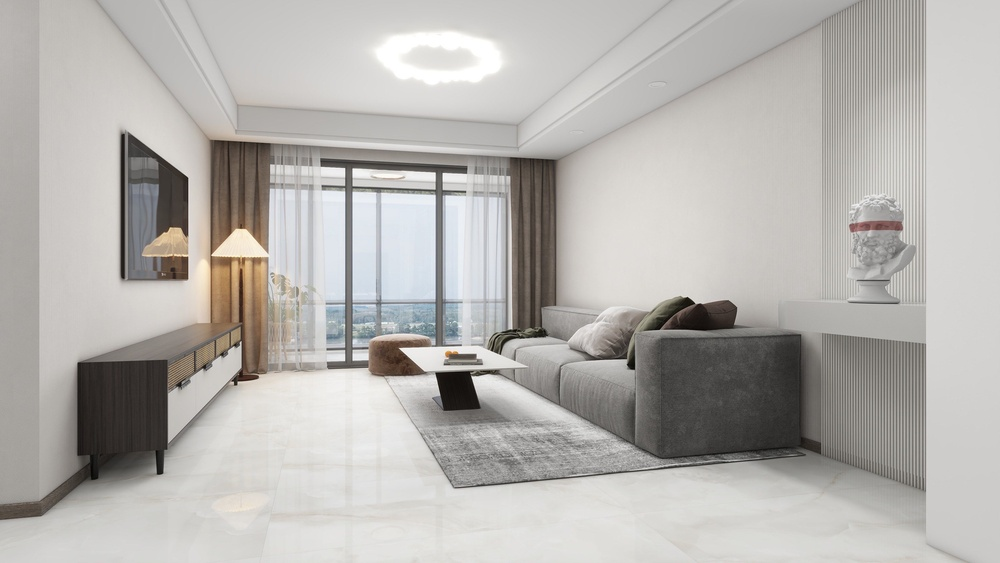
#> input picture data/raw/test012.jpg, 1000 x 563 px, shrunk from 3640 x 2048 before the run
$ python -i hsv_v2_roi.py   (imports and definitions only)
#> lines starting #> are read from the running program, lines starting #| are printed output that depends on the picture; after the words box and inside, x2 and y2 are one past the last pixel; in counts of white or black regions, pixels touching at a corner belong together
import cv2
import numpy as np

def keep_largest_component(mask):
    num_labels, labels, stats, _ = cv2.connectedComponentsWithStats(mask, 8)
    if num_labels <= 1:
        return mask
    largest = 1 + np.argmax(stats[1:, cv2.CC_STAT_AREA])
    return (labels == largest).astype(np.uint8)

def segment(image, debug=False):
#> called with debug = False
    hsv = cv2.cvtColor(image, cv2.COLOR_RGB2HSV)
#> hsv: shape (563, 1000, 3); mean H, S, V 25.1, 13.1, 181.5

    lower = np.array([0, 0, 60])
    upper = np.array([180, 80, 255])

    binary = cv2.inRange(hsv, lower, upper)
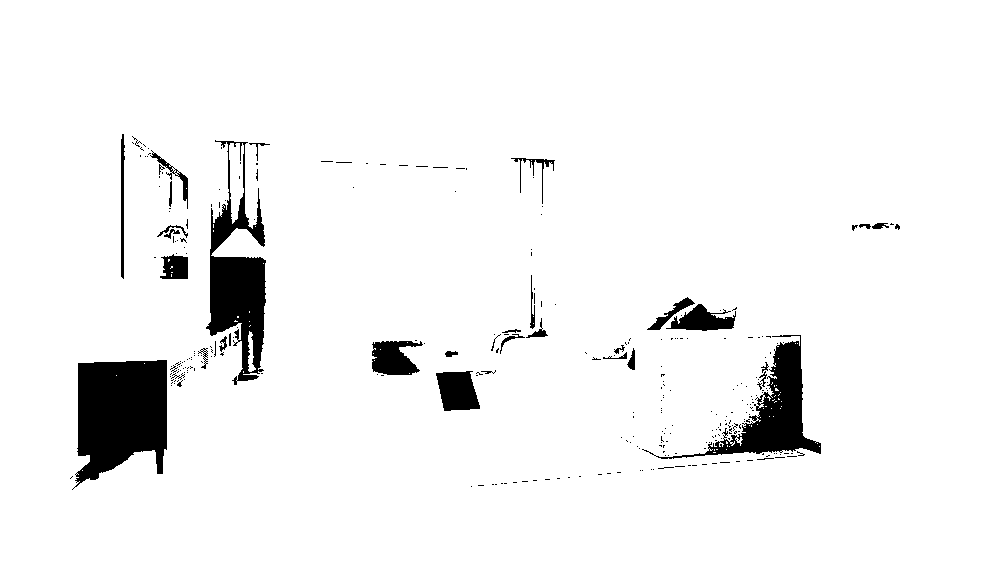
#> binary: shape (563, 1000); 95% white; 300 black regions (263 under 20 px), largest, box (x1, y1, x2, y2) and area: (72, 360, 167, 490) 9128, (206, 140, 266, 385) 6452, (642, 335, 821, 459) 5177

    kernel = np.ones((5, 5), np.uint8)
    binary = cv2.morphologyEx(binary, cv2.MORPH_OPEN, kernel)
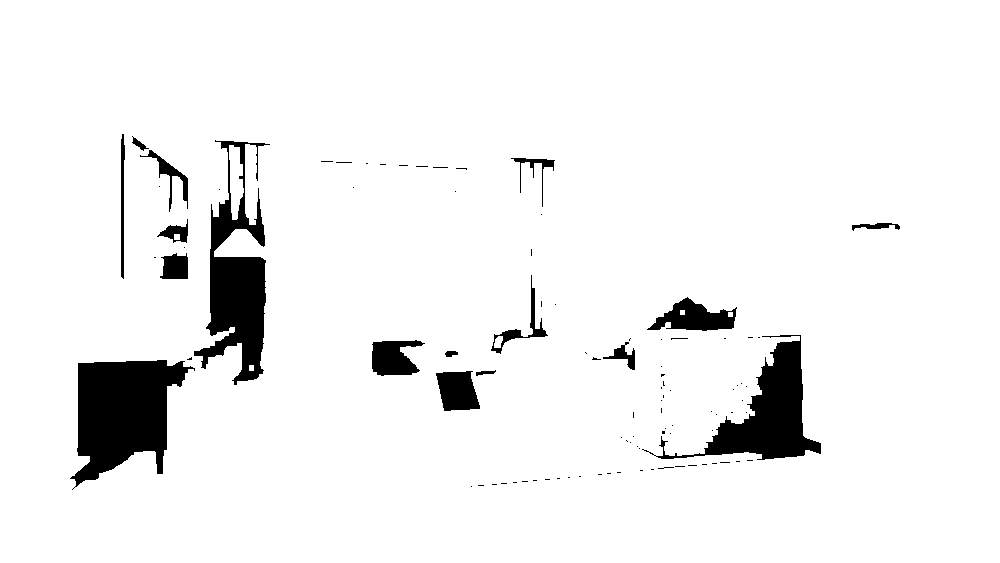
#> binary: shape (563, 1000); 94.3% white; 97 black regions (80 under 20 px), largest, box (x1, y1, x2, y2) and area: (70, 360, 195, 490) 9582, (194, 140, 270, 385) 7613, (642, 335, 821, 460) 6757
    binary = cv2.morphologyEx(binary, cv2.MORPH_CLOSE, kernel)
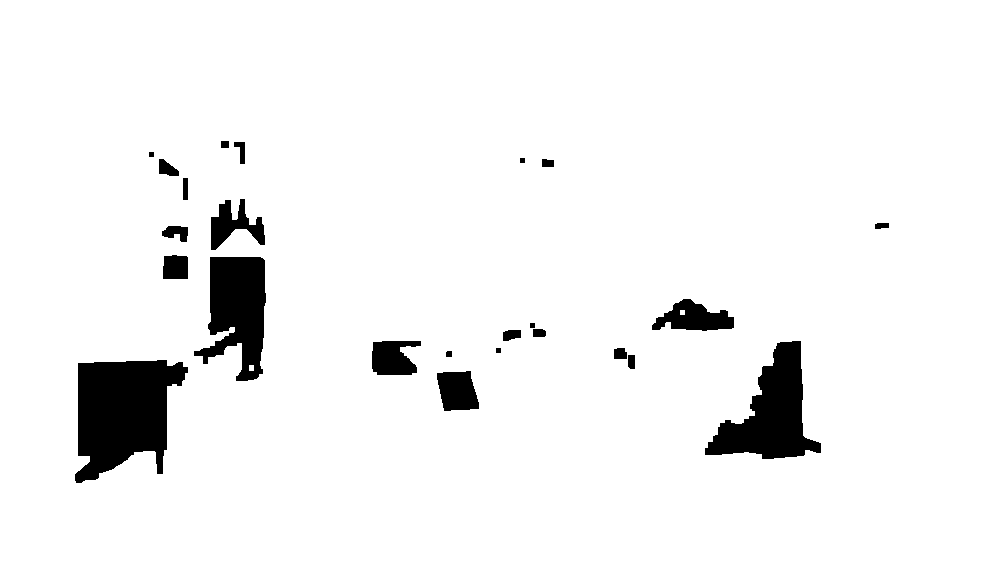
#> binary: shape (563, 1000); 94.8% white; 24 black regions, largest, box (x1, y1, x2, y2) and area: (75, 360, 188, 483) 9530, (705, 341, 821, 459) 6460, (194, 257, 266, 381) 5603

    #位置约束 ROI
    h, w = binary.shape
    roi = np.zeros_like(binary, dtype=np.uint8)
    roi[int(h * 0.4):h, int(w * 0.2):int(w * 0.8)] = 1
    binary = binary * roi
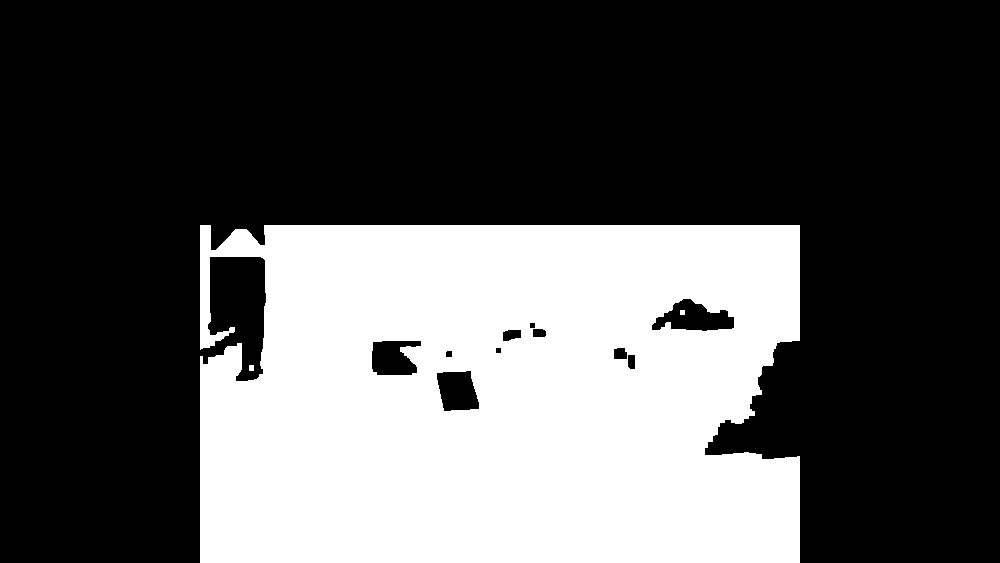
#> binary: shape (563, 1000); 33% white; 3 white regions, box (x1, y1, x2, y2) and area: (200, 225, 800, 563) 185705, (249, 365, 254, 371) 30, (680, 310, 685, 315) 25

    mask = (binary > 0).astype(np.uint8)
    mask = keep_largest_component(mask)
#> in keep_largest_component, `num_labels, labels, stats, _ = cv2.connectedComponentsWithStats(mask, 8)`:
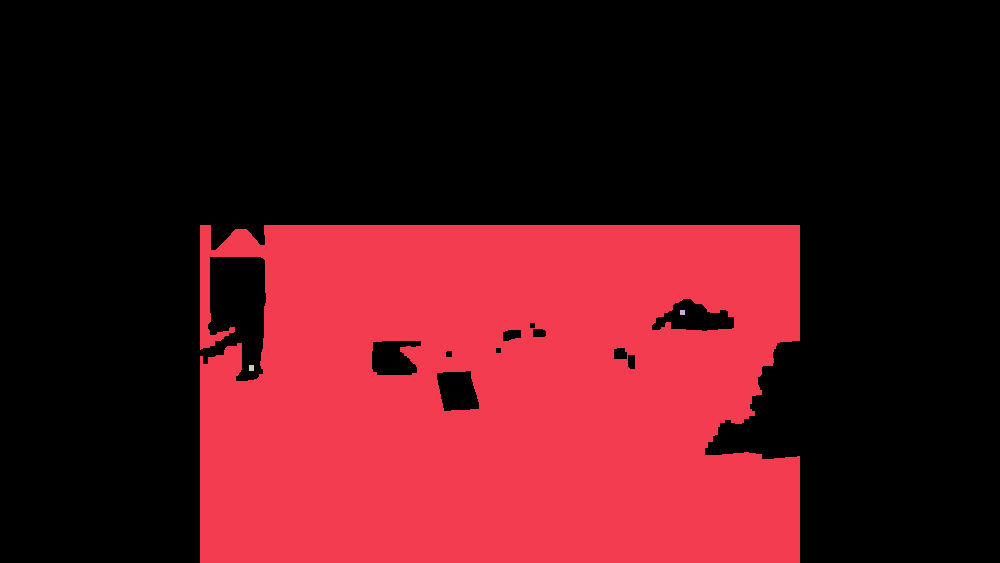
#> labels: shape (563, 1000) int32; 4 distinct labels, from 0 to 3; one colour per label, 0 black
#> in keep_largest_component, `num_labels, labels, stats, _ = cv2.connectedComponentsWithStats(mask, 8)`: num_labels = 4; stats = [[0, 0, 1000, 563, 377240], [200, 225, 600, 338, 185705], [680, 310, 5, 5, 25], [249, 365, 5, 6, 30]]
#> in keep_largest_component, `largest = 1 + np.argmax(stats[1:, cv2.CC_STAT_AREA])`: largest = 1

    if debug:
        return mask, binary
    return mask


>>> import cv2
>>> picture = cv2.cvtColor(cv2.imread('../data/raw/test012.jpg'), cv2.COLOR_BGR2RGB)
>>> result = segment(picture)

$ run again, on data/raw/test013.jpg
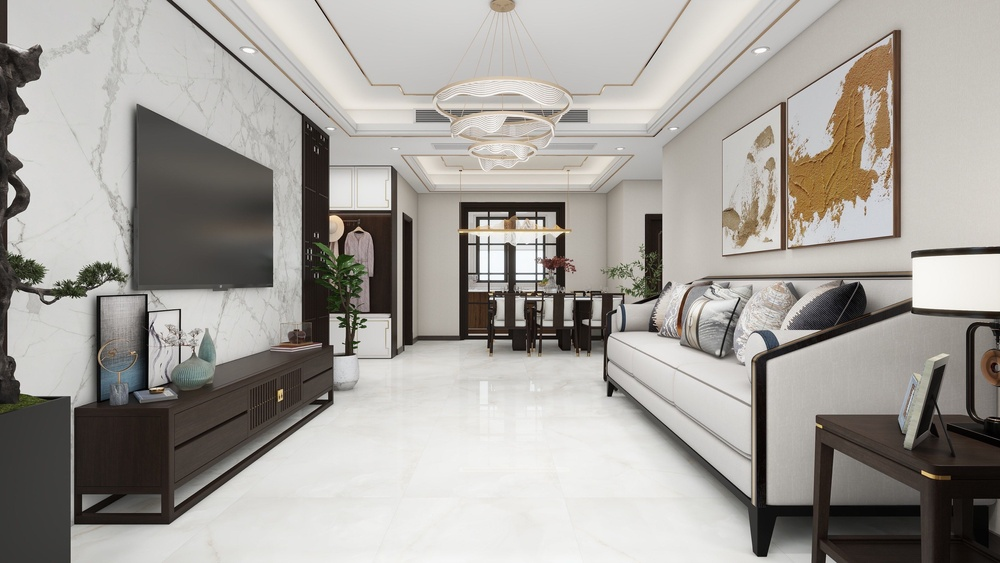
#> input picture data/raw/test013.jpg, 1000 x 563 px, shrunk from 3640 x 2048 before the run
#> hsv: shape (563, 1000, 3); mean H, S, V 24.8, 23.3, 163.2
#> mask: shape (563, 1000); values 0 (black) and 1 (white), 31.4% white; 4 white regions, box (x1, y1, x2, y2) and area: (200, 225, 800, 563) 171321, (766, 349, 800, 505) 5113, (494, 297, 505, 327) 293, (332, 247, 339, 256) 57
#> in keep_largest_component, `num_labels, labels, stats, _ = cv2.connectedComponentsWithStats(mask, 8)`:
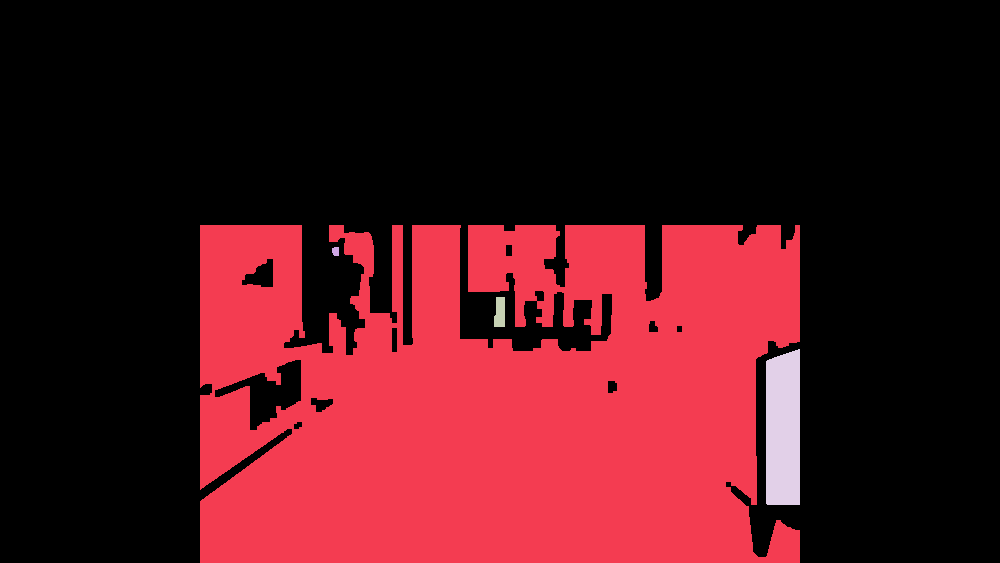
#> labels: shape (563, 1000) int32; 5 distinct labels, from 0 to 4; one colour per label, 0 black
#> num_labels = 5; stats = [[0, 0, 1000, 563, 386216], [200, 225, 600, 338, 171321], [332, 247, 7, 9, 57], [494, 297, 11, 30, 293], [766, 349, 34, 156, 5113]]
#> largest = 1
#> in keep_largest_component, `return (labels == largest).astype(np.uint8)`:
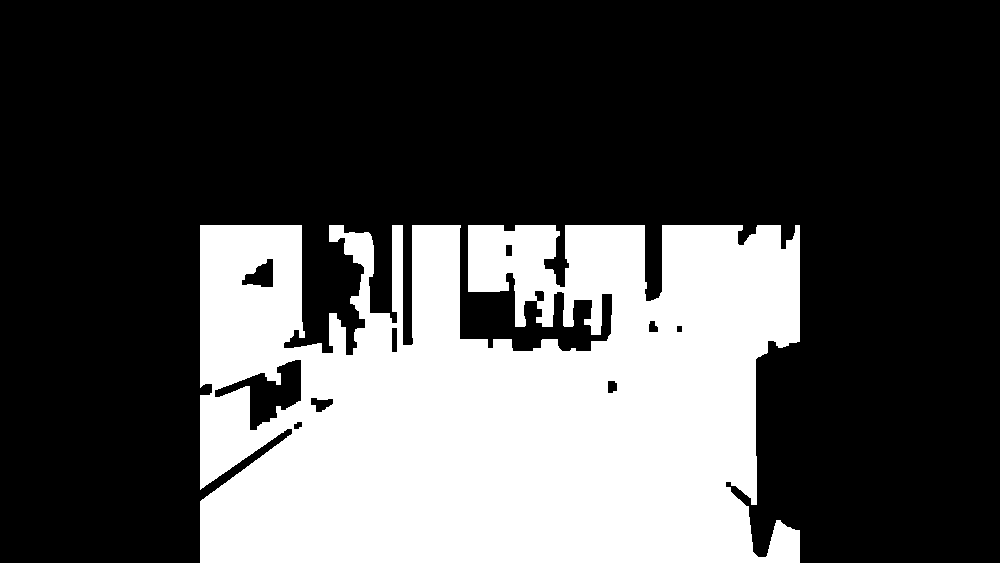
#> returned value: shape (563, 1000); values 0 (black) and 1 (white), 30.4% white; 1 white region, box (x1, y1, x2, y2) and area: (200, 225, 800, 563) 171321

$ run again, on data/raw/test029.jpg
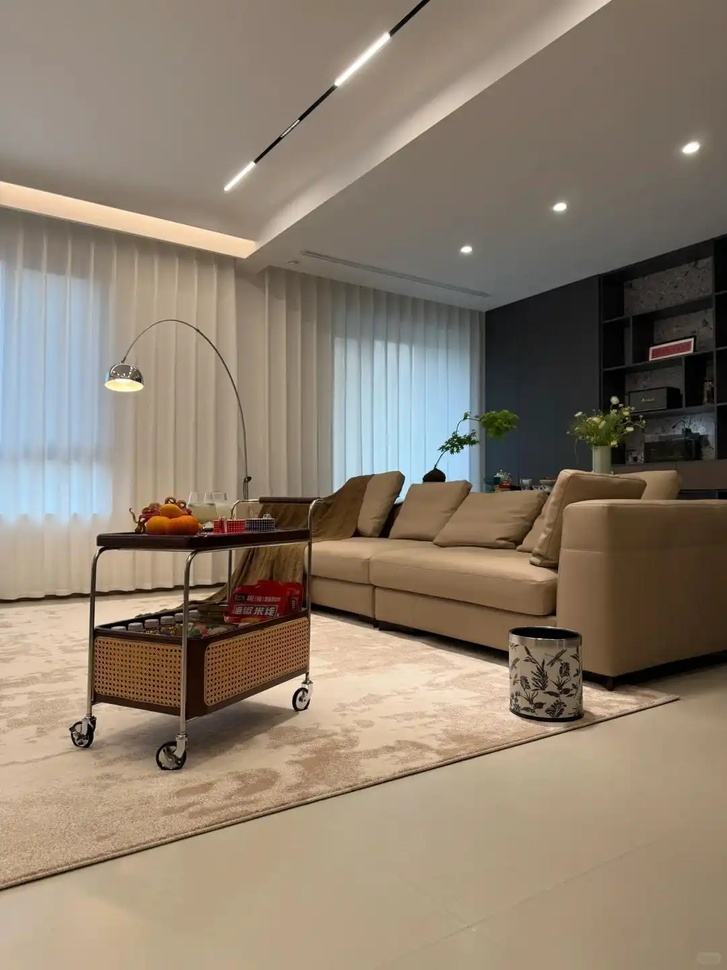
#> input picture data/raw/test029.jpg, 727 x 970 px, shrunk from 1080 x 1440 before the run
#> hsv: shape (970, 727, 3); mean H, S, V 25.1, 69.1, 143.3
#> in segment, `binary = cv2.inRange(hsv, lower, upper)`:
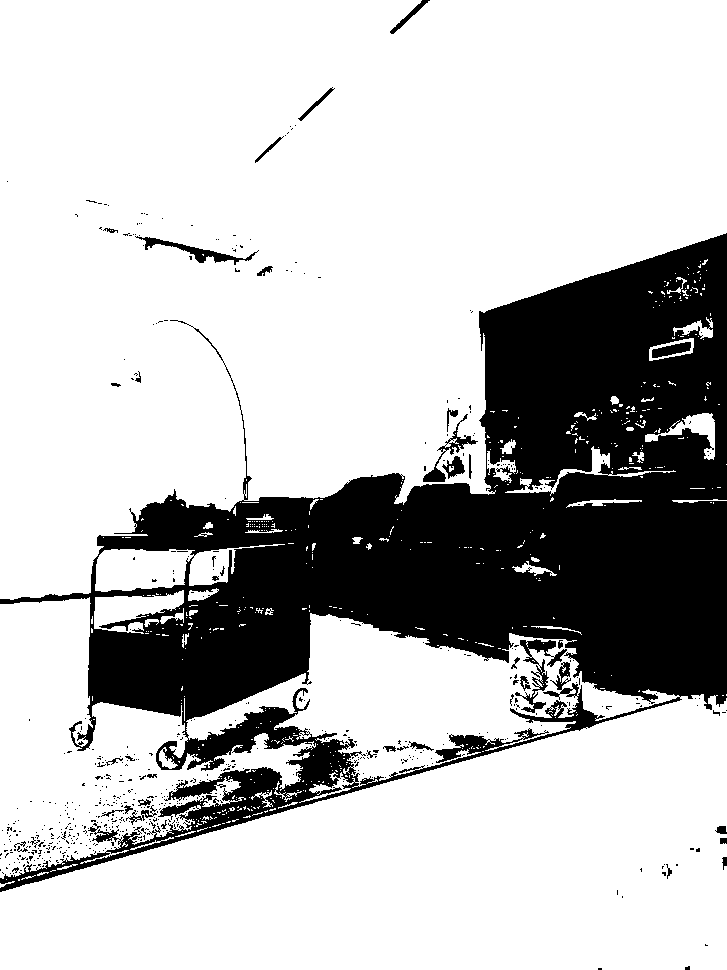
#> binary: shape (970, 727); 75% white; 569 black regions (529 under 20 px), largest, box (x1, y1, x2, y2) and area: (0, 233, 727, 892) 170353, (515, 639, 567, 713) 937, (135, 236, 259, 265) 721
#> mask: shape (970, 727); values 0 (black) and 1 (white), 21.4% white; 24 white regions, largest, box (x1, y1, x2, y2) and area: (145, 614, 581, 970) 111999, (145, 388, 486, 510) 34643, (145, 549, 229, 589) 2702
#> labels: shape (970, 727) int32; 25 distinct labels, from 0 to 24
#> num_labels = 25; stats = 25 rows, first 6: [0, 0, 727, 970, 553980], [145, 388, 341, 122, 34643], [504, 443, 8, 11, 76], [560, 470, 6, 6, 34], [496, 472, 12, 8, 73], [522, 479, 9, 6, 51]
#> largest = 13
#> in keep_largest_component, `return (labels == largest).astype(np.uint8)`:
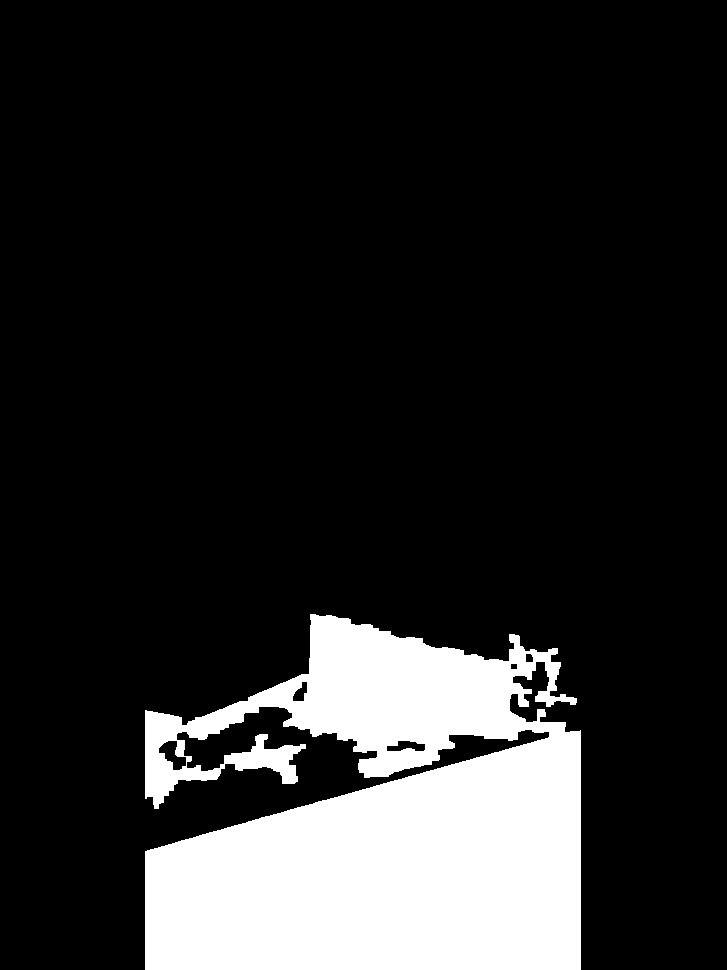
#> returned value: shape (970, 727); values 0 (black) and 1 (white), 15.9% white; 1 white region, box (x1, y1, x2, y2) and area: (145, 614, 581, 970) 111999
